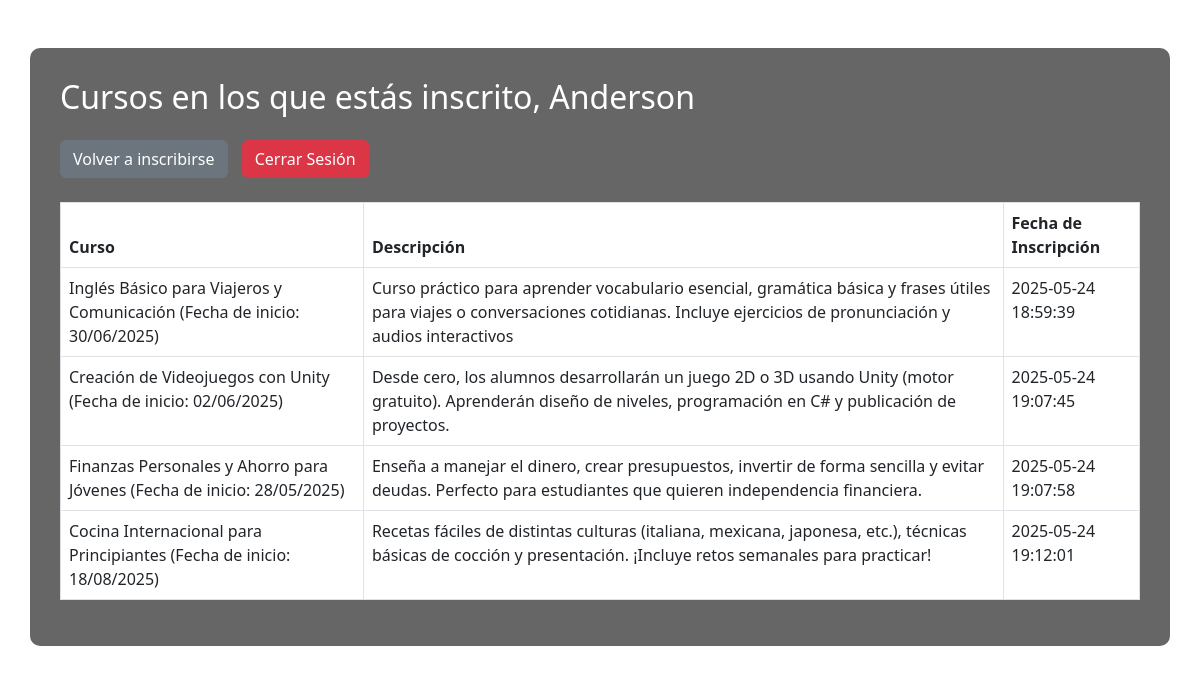
The app's page /vistas/mis_cursos.php (signed in) with its own data.
### tables this page shows
CREATE TABLE `inscripciones` (
  `id` int(11) NOT NULL,
  `usuario_id` int(11) NOT NULL,
  `curso_id` int(11) NOT NULL,
  `fecha_inscripcion` datetime DEFAULT current_timestamp()
);

CREATE TABLE `cursos` (
  `id` int(11) NOT NULL,
  `nombre` varchar(100) NOT NULL,
  `descripcion` text DEFAULT NULL
);

### vistas/mis_cursos.php (the view, shortened to what this page needs)
<?php
require_once("../conexion/conexion.php");
$usuario_id = $_SESSION['usuario_id'];
$sql = "
    SELECT c.nombre, c.descripcion, i.fecha_inscripcion
    FROM cursos c
    JOIN inscripciones i ON c.id = i.curso_id
    WHERE i.usuario_id = ?
";
$stmt = $conn->prepare($sql);
$stmt->bind_param("i", $usuario_id);
$stmt->execute();
$result = $stmt->get_result();
?>
<!DOCTYPE html>
<html lang="es">
<head>
    <link href="https://cdn.jsdelivr.net/npm/bootstrap@5.3.0/dist/css/bootstrap.min.css" rel="stylesheet">
</head>
<body>
    <div class="container mt-5 container-custom">
        <h2 class="mb-4">Cursos en los que estás inscrito, <?= htmlspecialchars($_SESSION['usuario']) ?></h2>
        <div class="mb-4">
            <a href="inscripcion.php" class="btn btn-secondary">Volver a inscribirse</a>
            <a href="../cerrar_sesion.php" class="btn btn-danger">Cerrar Sesión</a>
        </div>
        <?php if ($result->num_rows > 0): ?>
            <table class="table table-bordered">
                <thead>
                    <tr>
                        <th>Curso</th>
                        <th>Descripción</th>
                        <th>Fecha de Inscripción</th>
                    </tr>
                </thead>
                <tbody>
                    <?php while ($curso = $result->fetch_assoc()): ?>
                        <tr>
                            <td><?= htmlspecialchars($curso['nombre']) ?></td>
                            <td><?= htmlspecialchars($curso['descripcion']) ?></td>
                            <td><?= $curso['fecha_inscripcion'] ?></td>
                        </tr>
                    <?php endwhile; ?>
                </tbody>
            </table>
        <?php else: ?>
            <p>No estás inscrito en ningún curso aún.</p>
        <?php endif; ?>
    </div>
</body>
</html>

### vistas/mis_cursos.php (style rules this page uses)
body { background-image: url('../img/fondo.jpg'); background-size: cover; background-position: center; backdrop-filter: blur(5px); color: #fff; }
.container-custom { background-color: rgba(0, 0, 0, 0.6); padding: 30px; border-radius: 10px; }
.btn { margin-right: 10px; }
table { color: #fff; }

### records on screen
inscripciones: curso.nombre "Inglés Básico para Viajeros y Comunicación (Fecha de inicio: 30/06/2025)", curso.descripcion "Curso práctico para aprender vocabulario esencial, gramática básica y frases útiles para viajes o conversaciones cotidianas. Incluye ejercicios de pronunciación y audios interactivos", fecha_inscripcion "2025-05-24 18:59:39"
inscripciones: curso.nombre "Creación de Videojuegos con Unity (Fecha de inicio: 02/06/2025)", curso.descripcion "Desde cero, los alumnos desarrollarán un juego 2D o 3D usando Unity (motor gratuito). Aprenderán diseño de niveles, programación en C# y publicación de proyectos.", fecha_inscripcion "2025-05-24 19:07:45"
inscripciones: curso.nombre "Finanzas Personales y Ahorro para Jóvenes (Fecha de inicio: 28/05/2025)", curso.descripcion "Enseña a manejar el dinero, crear presupuestos, invertir de forma sencilla y evitar deudas. Perfecto para estudiantes que quieren independencia financiera.", fecha_inscripcion "2025-05-24 19:07:58"
inscripciones: curso.nombre "Cocina Internacional para Principiantes (Fecha de inicio: 18/08/2025)", curso.descripcion "Recetas fáciles de distintas culturas (italiana, mexicana, japonesa, etc.), técnicas básicas de cocción y presentación. ¡Incluye retos semanales para practicar!", fecha_inscripcion "2025-05-24 19:12:01"

### other values on screen
$_SESSION['usuario'] "Anderson"
